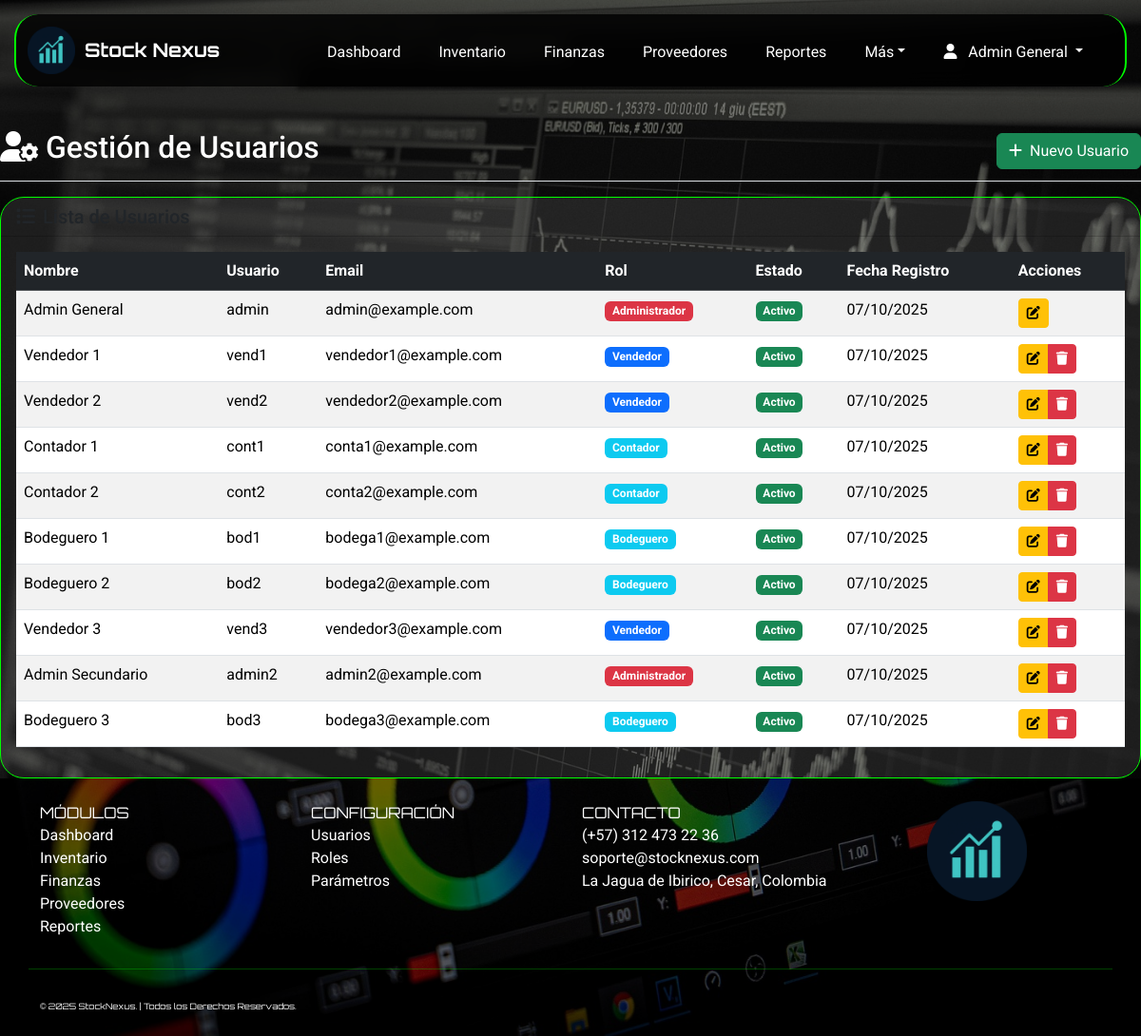
The page /index.php?page=usuarios (signed in) on the database as committed earlier.
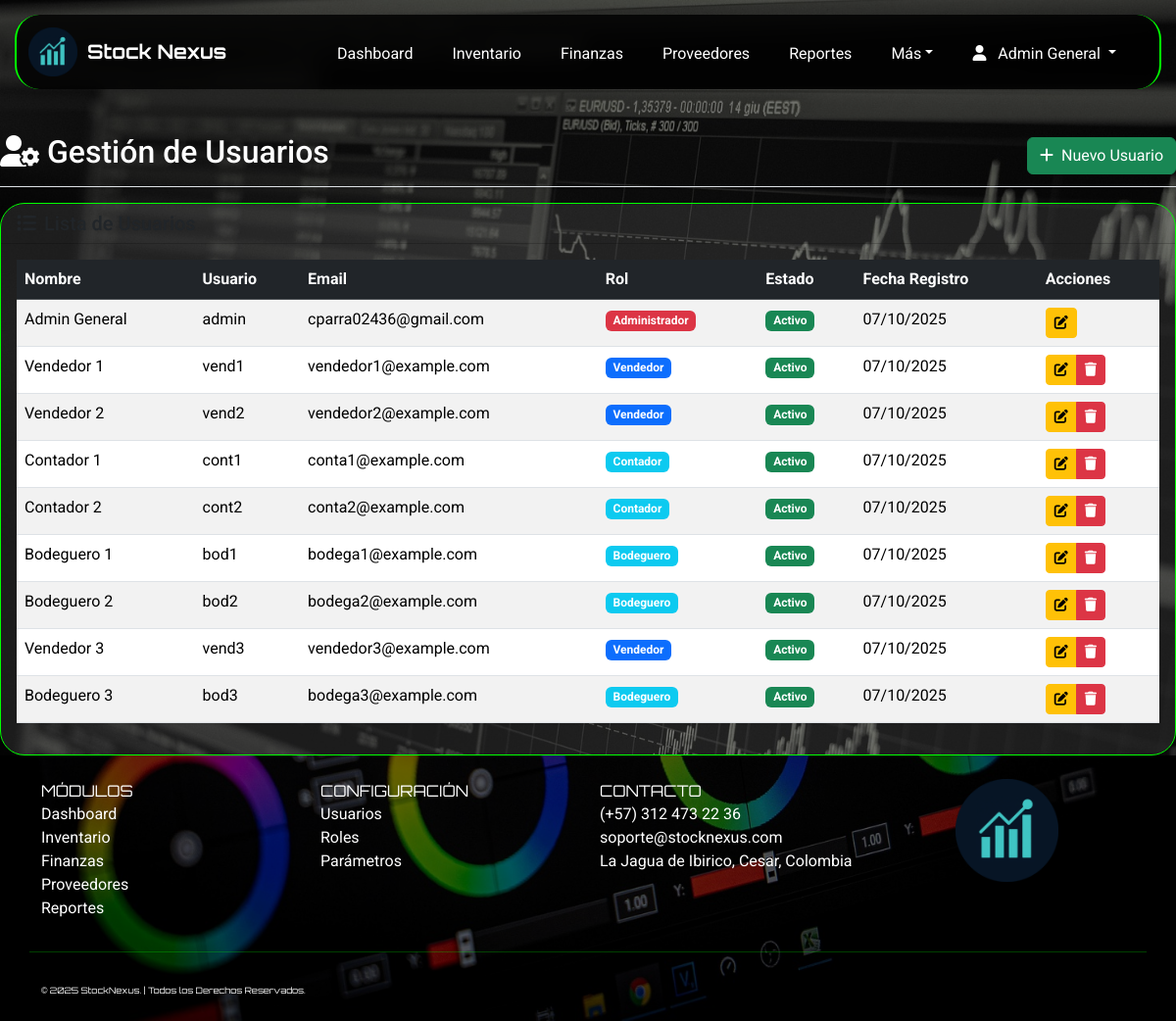
The same page on the database as committed later.
### tables this page shows
CREATE TABLE IF NOT EXISTS `usuarios` (
  `id_usuario` int(11) NOT NULL AUTO_INCREMENT,
  `nombre_completo` varchar(100) NOT NULL,
  `correo` varchar(100) NOT NULL,
  `usuario` varchar(50) NOT NULL,
  `contrasena` varchar(255) NOT NULL,
  `rol` enum('Administrador','Vendedor','Contador','Bodeguero') DEFAULT 'Vendedor',
  `estado` enum('Activo','Inactivo') DEFAULT 'Activo',
  `fecha_creacion` datetime DEFAULT current_timestamp(),
  `token_recuperacion` varchar(64) DEFAULT NULL,
  `token_expiracion` datetime DEFAULT NULL,
  PRIMARY KEY (`id_usuario`),
  UNIQUE KEY `uk_usuarios_correo` (`correo`),
  UNIQUE KEY `uk_usuarios_usuario` (`usuario`),
  KEY `idx_token_recuperacion` (`token_recuperacion`)
);

### app/controllers/UsuarioController.php (called while the page is built, shortened)
<?php
class UsuarioController {
    private $db;
    public function __construct($database) {
        $this->db = $database;
    }
    public function listar() {
        try {
            $stmt = $this->db->query("SELECT * FROM usuarios ORDER BY fecha_creacion DESC");
            return $stmt->fetchAll();
        } catch (PDOException $e) {
            error_log("Error en listar usuarios: " . $e->getMessage());
            return [];
        }
    }
}
?>

### app/views/Usuarios/usuarios.php (the view, shortened to what this page needs)
<?php
$usuarioController = new UsuarioController($db);
$usuarios = $usuarioController->listar();
?>
<div class="d-flex justify-content-between flex-wrap flex-md-nowrap align-items-center pt-3 pb-2 mb-3 border-bottom"
     style="margin-top:120px;">
    <h1 class="h2"><i class="fas fa-user-cog me-2"></i>Gestión de Usuarios</h1>
    <div class="btn-toolbar mb-2 mb-md-0">
        <a href="index.php?page=crear_usuario" class="btn btn-success">
            <i class="fas fa-plus me-2"></i>Nuevo Usuario
        </a>
    </div>
</div>
<div class="card">
    <div class="card-header">
        <h5 class="card-title mb-0">
            <i class="fas fa-list me-2"></i>Lista de Usuarios
        </h5>
    </div>
    <div class="card-body">
        <div class="table-responsive">
            <table class="table table-striped table-hover">
                <thead class="table-dark">
                    <tr>
                        <th>Nombre</th>
                        <th>Usuario</th>
                        <th>Email</th>
                        <th>Rol</th>
                        <th>Estado</th>
                        <th>Fecha Registro</th>
                        <th>Acciones</th>
                    </tr>
                </thead>
                <tbody>
                    <?php foreach ($usuarios as $usuario): ?>
                    <tr>
                        <td><?= $usuario['nombre_completo'] ?></td>
                        <td><?= $usuario['usuario'] ?></td>
                        <td><?= $usuario['correo'] ?></td>
                        <td>
                            <span class="badge bg-<?=
                                $usuario['rol'] == 'Administrador' ? 'danger' :
                                ($usuario['rol'] == 'Vendedor' ? 'primary' : 'info')
                            ?>">
                                <?= $usuario['rol'] ?>
                            </span>
                        </td>
                        <td>
                            <span class="badge bg-<?= $usuario['estado'] == 'Activo' ? 'success' : 'secondary' ?>">
                                <?= $usuario['estado'] ?>
                            </span>
                        </td>
                        <td><?= date('d/m/Y', strtotime($usuario['fecha_creacion'])) ?></td>
                        <td>
                            <div class="btn-group btn-group-sm">
                                <a href="index.php?page=editar_usuario&id=<?= $usuario['id_usuario'] ?>"
                                   class="btn btn-warning" title="Editar">
                                    <i class="fas fa-edit"></i>
                                </a>
                                <?php if ($usuario['id_usuario'] != $_SESSION['usuario_id']): ?>
                                <a href="index.php?page=eliminar_usuario&id=<?= $usuario['id_usuario'] ?>"
                                   class="btn btn-danger btn-delete" title="Eliminar">
                                    <i class="fas fa-trash"></i>
                                </a>
                                <?php endif; ?>
                            </div>
                        </td>
                    </tr>
                    <?php endforeach; ?>
                </tbody>
            </table>
        </div>
    </div>
</div>

Rows that differ between the two databases and show on the page:
removed usuarios: nombre_completo "Admin Secundario", usuario "admin2", correo "admin2@example.com", rol "Administrador", estado "Activo", fecha_creacion "07/10/2025"
changed usuarios "Admin General": correo "admin@example.com" → "cparra02436@gmail.com"
